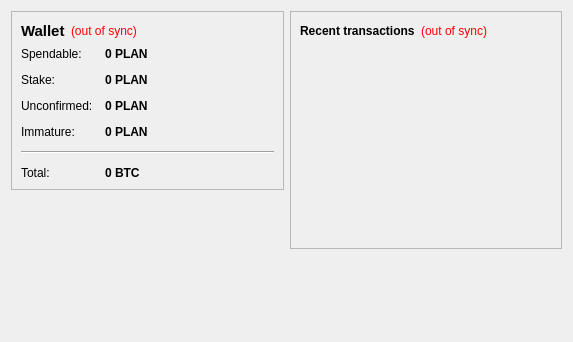
<?xml version="1.0" encoding="UTF-8"?>
<ui version="4.0">
 <class>OverviewPage</class>
 <widget class="QWidget" name="OverviewPage">
  <property name="geometry">
   <rect>
    <x>0</x>
    <y>0</y>
    <width>573</width>
    <height>342</height>
   </rect>
  </property>
  <property name="windowTitle">
   <string>Form</string>
  </property>
  <layout class="QHBoxLayout" name="horizontalLayout" stretch="1,1">
   <item>
    <layout class="QVBoxLayout" name="verticalLayout_2">
     <item>
      <widget class="QFrame" name="frame">
       <property name="frameShape">
        <enum>QFrame::StyledPanel</enum>
       </property>
       <property name="frameShadow">
        <enum>QFrame::Raised</enum>
       </property>
       <layout class="QVBoxLayout" name="verticalLayout_4">
        <item>
         <layout class="QHBoxLayout" name="horizontalLayout_4">
          <item>
           <widget class="QLabel" name="label_5">
            <property name="font">
             <font>
              <pointsize>11</pointsize>
              <weight>75</weight>
              <bold>true</bold>
             </font>
            </property>
            <property name="text">
             <string>Wallet</string>
            </property>
           </widget>
          </item>
          <item>
           <widget class="QLabel" name="labelWalletStatus">
            <property name="toolTip">
             <string>The displayed information may be out of date. Your wallet automatically synchronizes with the PLANCOIN network after a connection is established, but this process has not completed yet.</string>
            </property>
            <property name="styleSheet">
             <string notr="true">QLabel { color: red; }</string>
            </property>
            <property name="text">
             <string notr="true">(out of sync)</string>
            </property>
            <property name="alignment">
             <set>Qt::AlignLeading|Qt::AlignLeft|Qt::AlignVCenter</set>
            </property>
           </widget>
          </item>
          <item>
           <spacer name="horizontalSpacer_2">
            <property name="orientation">
             <enum>Qt::Horizontal</enum>
            </property>
            <property name="sizeHint" stdset="0">
             <size>
              <width>40</width>
              <height>20</height>
             </size>
            </property>
           </spacer>
          </item>
         </layout>
        </item>
        <item>
         <layout class="QFormLayout" name="formLayout_2">
          <property name="fieldGrowthPolicy">
           <enum>QFormLayout::AllNonFixedFieldsGrow</enum>
          </property>
          <property name="horizontalSpacing">
           <number>12</number>
          </property>
          <property name="verticalSpacing">
           <number>12</number>
          </property>
          <item row="0" column="0">
           <widget class="QLabel" name="label">
            <property name="text">
             <string>Spendable:</string>
            </property>
           </widget>
          </item>
          <item row="0" column="1">
           <widget class="QLabel" name="labelBalance">
            <property name="font">
             <font>
              <weight>75</weight>
              <bold>true</bold>
             </font>
            </property>
            <property name="cursor">
             <cursorShape>IBeamCursor</cursorShape>
            </property>
            <property name="toolTip">
             <string>Your current spendable balance</string>
            </property>
            <property name="text">
             <string notr="true">0 PLAN</string>
            </property>
            <property name="textInteractionFlags">
             <set>Qt::LinksAccessibleByMouse|Qt::TextSelectableByKeyboard|Qt::TextSelectableByMouse</set>
            </property>
           </widget>
          </item>
          <item row="1" column="0">
           <widget class="QLabel" name="label_6">
            <property name="text">
             <string>Stake:</string>
            </property>
           </widget>
          </item>
          <item row="1" column="1">
           <widget class="QLabel" name="labelStake">
            <property name="font">
             <font>
              <weight>75</weight>
              <bold>true</bold>
             </font>
            </property>
            <property name="cursor">
             <cursorShape>IBeamCursor</cursorShape>
            </property>
            <property name="toolTip">
             <string>Total of coins that was staked, and do not yet count toward the current balance</string>
            </property>
            <property name="text">
             <string notr="true">0 PLAN</string>
            </property>
            <property name="textInteractionFlags">
             <set>Qt::LinksAccessibleByMouse|Qt::TextSelectableByKeyboard|Qt::TextSelectableByMouse</set>
            </property>
           </widget>
          </item>
          <item row="2" column="0">
           <widget class="QLabel" name="label_3">
            <property name="text">
             <string>Unconfirmed:</string>
            </property>
           </widget>
          </item>
          <item row="2" column="1">
           <widget class="QLabel" name="labelUnconfirmed">
            <property name="font">
             <font>
              <weight>75</weight>
              <bold>true</bold>
             </font>
            </property>
            <property name="cursor">
             <cursorShape>IBeamCursor</cursorShape>
            </property>
            <property name="toolTip">
             <string>Total of transactions that have yet to be confirmed, and do not yet count toward the current balance</string>
            </property>
            <property name="text">
             <string notr="true">0 PLAN</string>
            </property>
            <property name="textInteractionFlags">
             <set>Qt::LinksAccessibleByMouse|Qt::TextSelectableByKeyboard|Qt::TextSelectableByMouse</set>
            </property>
           </widget>
          </item>
          <item row="3" column="0">
           <widget class="QLabel" name="labelImmatureText">
            <property name="text">
             <string>Immature:</string>
            </property>
           </widget>
          </item>
          <item row="3" column="1">
           <widget class="QLabel" name="labelImmature">
            <property name="font">
             <font>
              <weight>75</weight>
              <bold>true</bold>
             </font>
            </property>
            <property name="toolTip">
             <string>Mined balance that has not yet matured</string>
            </property>
            <property name="text">
             <string notr="true">0 PLAN</string>
            </property>
            <property name="textInteractionFlags">
             <set>Qt::LinksAccessibleByMouse|Qt::TextSelectableByKeyboard|Qt::TextSelectableByMouse</set>
            </property>
           </widget>
          </item>
          <item row="4" column="0" colspan="2">
           <widget class="Line" name="line">
            <property name="orientation">
             <enum>Qt::Horizontal</enum>
            </property>
           </widget>
          </item>
          <item row="5" column="0">
           <widget class="QLabel" name="labelTotalText">
            <property name="text">
             <string>Total:</string>
            </property>
           </widget>
          </item>
          <item row="5" column="1">
           <widget class="QLabel" name="labelTotal">
            <property name="font">
             <font>
              <weight>75</weight>
              <bold>true</bold>
             </font>
            </property>
            <property name="cursor">
             <cursorShape>IBeamCursor</cursorShape>
            </property>
            <property name="toolTip">
             <string>Your current total balance</string>
            </property>
            <property name="text">
             <string notr="true">0 BTC</string>
            </property>
            <property name="textInteractionFlags">
             <set>Qt::LinksAccessibleByMouse|Qt::TextSelectableByKeyboard|Qt::TextSelectableByMouse</set>
            </property>
           </widget>
          </item>
         </layout>
        </item>
       </layout>
      </widget>
     </item>
     <item>
      <spacer name="verticalSpacer">
       <property name="orientation">
        <enum>Qt::Vertical</enum>
       </property>
       <property name="sizeHint" stdset="0">
        <size>
         <width>20</width>
         <height>40</height>
        </size>
       </property>
      </spacer>
     </item>
    </layout>
   </item>
   <item>
    <layout class="QVBoxLayout" name="verticalLayout_3">
     <item>
      <widget class="QFrame" name="frame_2">
       <property name="frameShape">
        <enum>QFrame::StyledPanel</enum>
       </property>
       <property name="frameShadow">
        <enum>QFrame::Raised</enum>
       </property>
       <layout class="QVBoxLayout" name="verticalLayout">
        <item>
         <layout class="QHBoxLayout" name="horizontalLayout_2">
          <item>
           <widget class="QLabel" name="label_4">
            <property name="text">
             <string>&lt;b&gt;Recent transactions&lt;/b&gt;</string>
            </property>
           </widget>
          </item>
          <item>
           <widget class="QLabel" name="labelTransactionsStatus">
            <property name="toolTip">
             <string>The displayed information may be out of date. Your wallet automatically synchronizes with the PLANCOIN network after a connection is established, but this process has not completed yet.</string>
            </property>
            <property name="styleSheet">
             <string notr="true">QLabel { color: red; }</string>
            </property>
            <property name="text">
             <string notr="true">(out of sync)</string>
            </property>
            <property name="alignment">
             <set>Qt::AlignRight|Qt::AlignTrailing|Qt::AlignVCenter</set>
            </property>
           </widget>
          </item>
          <item>
           <spacer name="horizontalSpacer">
            <property name="orientation">
             <enum>Qt::Horizontal</enum>
            </property>
            <property name="sizeHint" stdset="0">
             <size>
              <width>40</width>
              <height>20</height>
             </size>
            </property>
           </spacer>
          </item>
         </layout>
        </item>
        <item>
         <widget class="QListView" name="listTransactions">
          <property name="styleSheet">
           <string notr="true">QListView { background: transparent; }</string>
          </property>
          <property name="frameShape">
           <enum>QFrame::NoFrame</enum>
          </property>
          <property name="verticalScrollBarPolicy">
           <enum>Qt::ScrollBarAlwaysOff</enum>
          </property>
          <property name="horizontalScrollBarPolicy">
           <enum>Qt::ScrollBarAlwaysOff</enum>
          </property>
          <property name="selectionMode">
           <enum>QAbstractItemView::NoSelection</enum>
          </property>
         </widget>
        </item>
       </layout>
      </widget>
     </item>
     <item>
      <spacer name="verticalSpacer_2">
       <property name="orientation">
        <enum>Qt::Vertical</enum>
       </property>
       <property name="sizeHint" stdset="0">
        <size>
         <width>20</width>
         <height>40</height>
        </size>
       </property>
      </spacer>
     </item>
    </layout>
   </item>
  </layout>
 </widget>
 <resources/>
 <connections/>
</ui>
